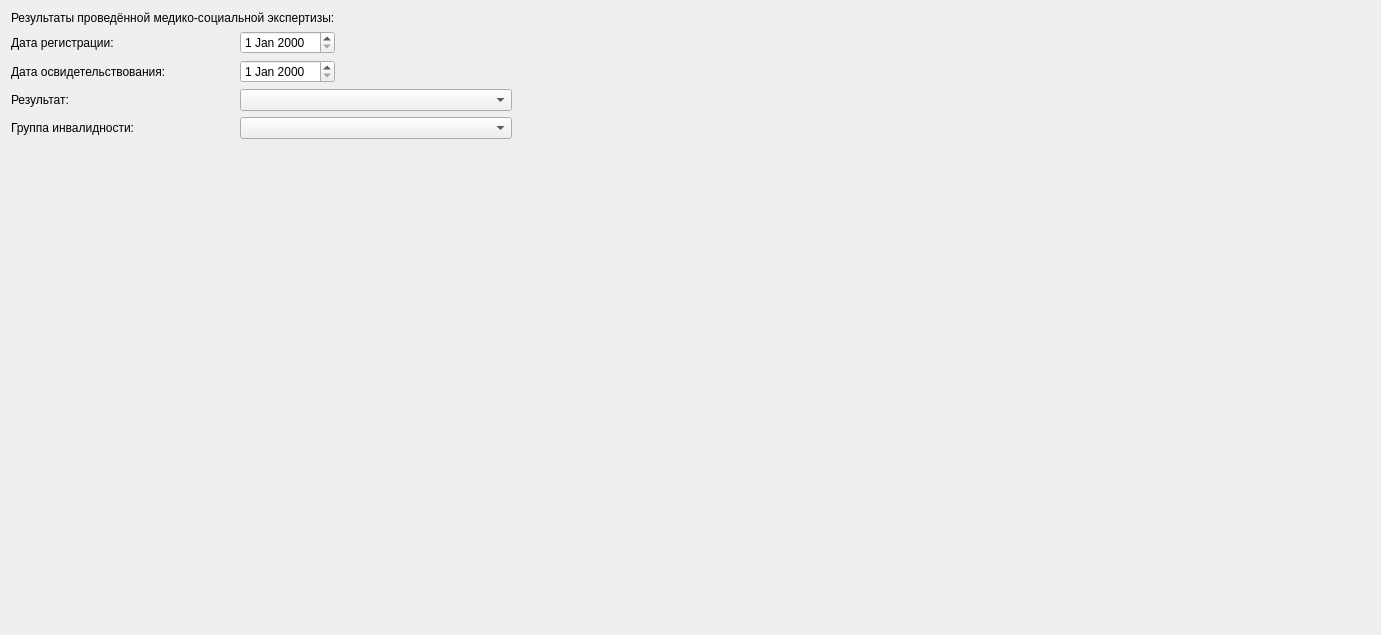
          <widget class="QWidget" name="tabResultMSE">
           <attribute name="title">
            <string>Результат МСЭ</string>
           </attribute>
           <layout class="QGridLayout" name="gridLayout_2" columnstretch="0,0,0,1,5">
            <item row="0" column="0" colspan="3">
             <widget class="QLabel" name="lblAdditionalDataResultMSI">
              <property name="text">
               <string>Результаты проведённой медико-социальной экспертизы:</string>
              </property>
             </widget>
            </item>
            <item row="1" column="0" colspan="2">
             <widget class="QLabel" name="lblAdditionalDataRegistrationDate">
              <property name="text">
               <string>Дата регистрации:</string>
              </property>
             </widget>
            </item>
            <item row="1" column="2">
             <widget class="CDateEdit" name="edtAdditionalDataRegistrationDate">
              <property name="sizePolicy">
               <sizepolicy hsizetype="Maximum" vsizetype="Fixed">
                <horstretch>0</horstretch>
                <verstretch>0</verstretch>
               </sizepolicy>
              </property>
             </widget>
            </item>
            <item row="1" column="3" colspan="2">
             <spacer name="horizontalSpacer_5">
              <property name="orientation">
               <enum>Qt::Horizontal</enum>
              </property>
              <property name="sizeHint" stdset="0">
               <size>
                <width>1029</width>
                <height>20</height>
               </size>
              </property>
             </spacer>
            </item>
            <item row="2" column="0" colspan="2">
             <widget class="QLabel" name="lblAdditionalDataExaminationDate">
              <property name="text">
               <string>Дата освидетельствования:</string>
              </property>
             </widget>
            </item>
            <item row="2" column="2">
             <widget class="CDateEdit" name="edtAdditionalDataExaminationDate">
              <property name="sizePolicy">
               <sizepolicy hsizetype="Maximum" vsizetype="Fixed">
                <horstretch>0</horstretch>
                <verstretch>0</verstretch>
               </sizepolicy>
              </property>
             </widget>
            </item>
            <item row="3" column="0">
             <widget class="QLabel" name="lblAdditionalDataResult">
              <property name="text">
               <string>Результат:</string>
              </property>
             </widget>
            </item>
            <item row="3" column="2" colspan="2">
             <widget class="CStrComboBox" name="cmbAdditionalDataResultMSI"/>
            </item>
            <item row="3" column="4">
             <spacer name="horizontalSpacer_8">
              <property name="orientation">
               <enum>Qt::Horizontal</enum>
              </property>
              <property name="sizeHint" stdset="0">
               <size>
                <width>407</width>
                <height>20</height>
               </size>
              </property>
             </spacer>
            </item>
            <item row="4" column="0" colspan="2">
             <widget class="QLabel" name="lblAdditionalDataDisabilityGroup">
              <property name="text">
               <string>Группа инвалидности:</string>
              </property>
             </widget>
            </item>
            <item row="4" column="2" colspan="2">
             <widget class="CStrComboBox" name="cmbAdditionalDataDisabilityGroup"/>
            </item>
            <item row="5" column="1">
             <spacer name="verticalSpacer_4">
              <property name="orientation">
               <enum>Qt::Vertical</enum>
              </property>
              <property name="sizeHint" stdset="0">
               <size>
                <width>20</width>
                <height>485</height>
               </size>
              </property>
             </spacer>
            </item>
           </layout>
          </widget>
